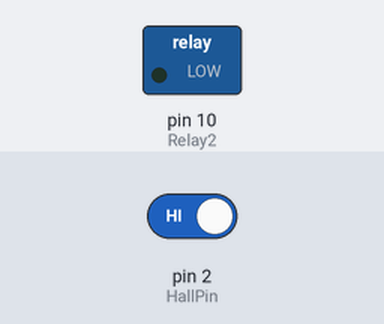
The sketch below on a simulated Arduino Uno, built with avr-gcc and run on an emulated ATmega328P. On the bench: switched loads named in the sketch (green lamp = pin HIGH). Inputs (shaded band) come from the test bench; at power-on: pin 2 (HallPin) HIGH. What the sketch prints to the serial monitor is not drawn.

Above: at 1.2 s.
1.3 s: pin 2 (HallPin) driven LOW
At 1.7 s:
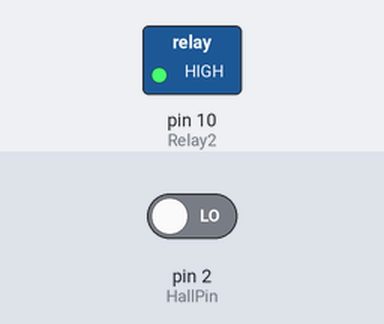
Timing chart, 0 to 4.3 s (numbered marks = the images above; inputs shaded):
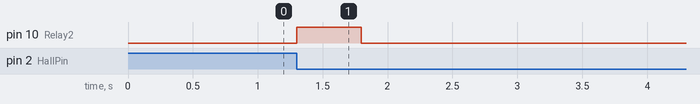

The sketch:

Engine_Control_Unit.ino
```cpp
int ThrottlePin = A0;
const int HallPin = 2;
int Relay2 = 10;

int ThrottlePosition = 0;
int long ValveOpeningTime = 0;
int long CurrentTDC, TimeSinceCurrentTDC;
int long PreviousTDC = 0;
bool Trip = false;


void setup() {
  // put your setup code here, to run once:
  Serial.begin(9600);
  pinMode(HallPin, INPUT);
  pinMode(Relay2, OUTPUT);
  digitalWrite(Relay2, LOW);
  attachInterrupt(digitalPinToInterrupt(HallPin), ValveTrigger, FALLING);
}

void loop() {
  ValveOpening();
}


void ValveOpening() {
// Delay factor for valve trigger
  if (Trip == true) {
    ValveOpeningTime = CalculateValveOpeningTime();
    digitalWrite(Relay2, HIGH);
    TimeSinceCurrentTDC = millis() - CurrentTDC;
    if (TimeSinceCurrentTDC >= ValveOpeningTime) {
      digitalWrite(Relay2, LOW);
      Serial.print("Time Running: ");
      Serial.print (CurrentTDC);
      Serial.print("\t Rev Split Time: ");
      Serial.print(TimeSinceCurrentTDC);
      Serial.print("\t Valve Opening Time: ");
      Serial.print(ValveOpeningTime);
      Serial.print("\t Throttle Position: ");
      Serial.println(ThrottlePosition);
      Trip = false;
    }
  }
}


void ValveTrigger() {
  //millis won't run within an interupt therefore must be in loop.
  //setting values for the trigger in the loop to be called.
  Trip = true;
  PreviousTDC = CurrentTDC;
  CurrentTDC = millis();
  }

int CalculateValveOpeningTime() {
  //Set default value of .2 for now as a proportion of the stroke to open the valve,
  //needs a feedback loop to vary the value based on time since last TDC.
  int StartUpValveOpening = 500;
  float ValveOpeningMultiplier = CalculateValveOpeningMultiplier();
  //float ThrottleMultiplier = CalculateThrottleMultiplier();
  if (PreviousTDC == 0) {
    return (StartUpValveOpening);
  }
  if (CurrentTDC - PreviousTDC >= 2000) {
    return (StartUpValveOpening);
  }
  return ((CurrentTDC - PreviousTDC) * ValveOpeningMultiplier/* * ThrottleMultiplier*/);
}

float CalculateValveOpeningMultiplier() {
  if (CurrentTDC - PreviousTDC < 50) {
    return(.05);
  }
  else if (50 <= CurrentTDC - PreviousTDC < 100) {
    return(.1);
  }
  else {
    return(.2);
  }
}

// float CalculateThrottleMultiplier() {
//   float IdleThrottleMultiplier = 1;
//   ThrottlePosition = analogRead(ThrottlePin);
//   if (ThrottlePosition <= 50) {
//     return(IdleThrottleMultiplier);
//   }
//   else {
//     return (ThrottlePosition / 5000);
//   }
// }
```

Measured:
- after the input at 1.3 s, pin 10 (Relay2): LOW → HIGH at once, → LOW 0.50 s later
